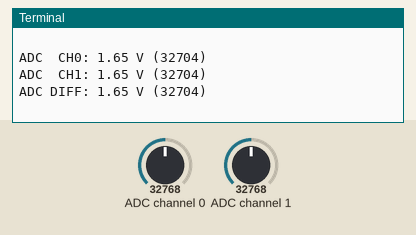
A program run on a simulated Raspberry Pi (BCM pin numbers). On the bench: the last lines printed to the terminal. Inputs (shaded band) come from the test bench; at power-on: ADC channel 0 = 32768, ADC channel 1 = 32768 (analog values on the 0–65535 scale).

Above: at 1.2 s.
1.3 s: ADC channel 0 set to 7864
4.3 s: ADC channel 1 set to 7864
At 5.4 s:
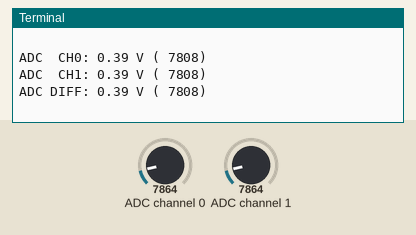
7.3 s: ADC channel 0 set to 0
10.3 s: ADC channel 1 set to 0
At 11.5 s:
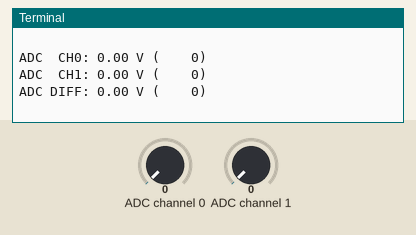

The program:

mcp3008.py
```python
#!/usr/bin/env python3

"""CircuitPython program that reads analog values from an MCP3008 ADC.

Description
-----------

CircuitPython program that reads both single-ended and differential channel
analog values from an MCP3008 analog-to-digital converter integrated circuit.

Circuit
-------

- MCP3008 ADC connected to the SPI0 serial bus with GPIO22 as the chip select.

Libraries/Modules
-----------------

- adafruit_mcp3xxx CircuitPython Library
    - https://circuitpython.readthedocs.io/projects/mcp3xxx/
    - Provides support for MCP3008 analog-to-digital converter.
- board CircuitPython Core Module
    - https://circuitpython.readthedocs.io/en/6.0.x/shared-bindings/board/
    - Access to Raspberry Pi GPIO pins and hardware.
- busio CircuitPython Core Module
    - https://circuitpython.readthedocs.io/en/6.0.x/shared-bindings/busio/
    - Provides SPI serial bus support.
- digitalio CircuitPython Core Module
    - https://circuitpython.readthedocs.io/en/6.0.x/shared-bindings/digitalio/
    - Provides basic digital pin IO support.
- RPi.GPIO Library (https://pypi.org/project/RPi.GPIO/)
    - Control and reset GPIO pins.
- time Standard Library (https://docs.python.org/3/library/time.html)
    - Access to sleep function.

Notes
-----

- Comments are Sphinx (reStructuredText) compatible.

TODO
----

Author(s)
---------

- Created by John Woolsey on 11/09/2020.
- Modified by John Woolsey on 11/17/2020.

Copyright (c) 2020 Woolsey Workshop.  All rights reserved.

Members
-------
"""


# Imports
from time import sleep
import board
import busio
import digitalio
import adafruit_mcp3xxx.mcp3008 as MCP3008
from adafruit_mcp3xxx.analog_in import AnalogIn
import RPi.GPIO


# Global Constants/Variables/Instances
SPI = busio.SPI(clock=board.SCK, MISO=board.MISO, MOSI=board.MOSI)  # SPI bus
MCP3008_CS = digitalio.DigitalInOut(board.D22)  # MCP3008 chip select
MCP3008_SPI = MCP3008.MCP3008(SPI, MCP3008_CS)  # MCP3008 instance
ADC_CH0 = AnalogIn(MCP3008_SPI, MCP3008.P0)  # MCP3008 CH0 single channel input
ADC_CH1 = AnalogIn(MCP3008_SPI, MCP3008.P1)  # MCP3008 CH1 single channel input
ADC_DIFF = AnalogIn(
    MCP3008_SPI, MCP3008.P1, MCP3008.P0
)  # MCP3008 CH1-CH0 differential channel input


# Main
def main():
    """Main program entry."""

    print("Press CTRL-C to exit.")
    try:
        while True:
            # Print channel voltages and raw values
            print(f"ADC  CH0: {ADC_CH0.voltage:4.2f} V ({ADC_CH0.value:5d})")
            print(f"ADC  CH1: {ADC_CH1.voltage:4.2f} V ({ADC_CH1.value:5d})")
            print(f"ADC DIFF: {ADC_DIFF.voltage:4.2f} V ({ADC_DIFF.value:5d})")
            print()
            sleep(1)
    except KeyboardInterrupt:
        RPi.GPIO.cleanup()  # release all GPIO resources
        print("\nCleaned up GPIO resources.")


if __name__ == "__main__":  # required for generating Sphinx documentation
    main()
```

Measured:
- after the input at 4.3 s, the terminal: prints a new line after 0.71 s (image 1)
- after the input at 10.3 s, the terminal: prints a new line after 0.72 s (image 2)
